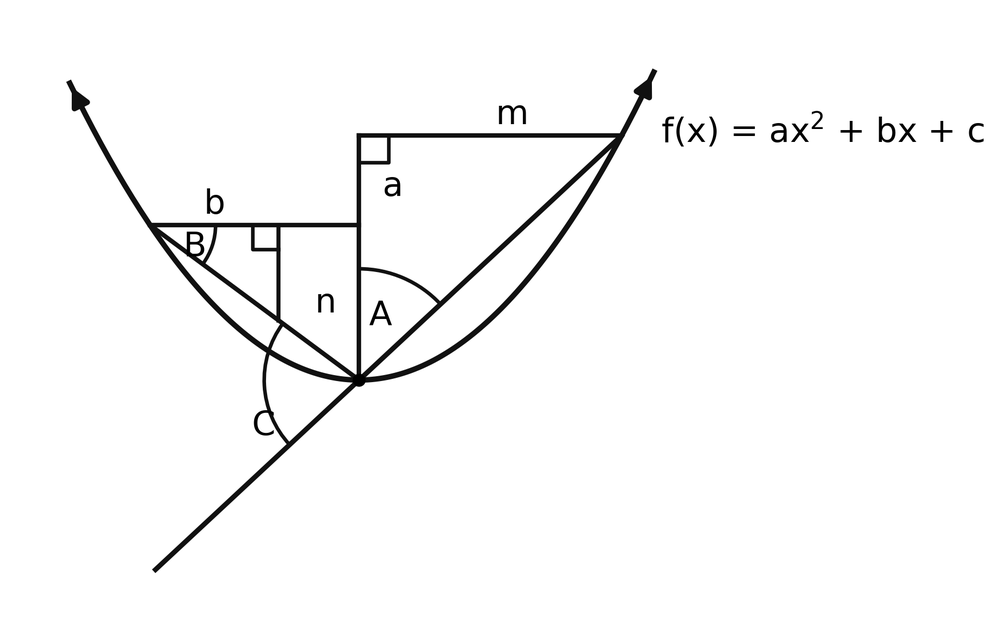
#> input picture image_to_svg_project/math_artwork.png, 1000 x 632 px, shrunk from 1853 x 1171 before the run
$ python -i cv_detector.py   (imports and definitions only)
#> lines starting #> are read from the running program, lines starting #| are printed output that depends on the picture; after the words box and inside, x2 and y2 are one past the last pixel; in counts of white or black regions, pixels touching at a corner belong together
"""
Computer Vision Feature Detector for Mathematical Diagrams using OpenCV.
"""

from __future__ import annotations
import cv2
import numpy as np
from typing import Dict, Any, List, Tuple


class CVFeatureDetector:
    """
    Analyzes reference diagram images using OpenCV to extract contours, lines,
    corner hubs, connected components, and potential text regions.
    """

    def __init__(self, image_path: str):
        self.image_path = image_path
        self.image = cv2.imread(image_path)
#> self.image is the input picture: shape (632, 1000, 3); min 0, max 255, mean 248.5
        if self.image is None:
            raise FileNotFoundError(f"Could not open or find the image: {image_path}")
        self.height, self.width = self.image.shape[:2]
#> self.height = 632; self.width = 1000
        self.gray = cv2.cvtColor(self.image, cv2.COLOR_BGR2GRAY)

    def analyze(self) -> Dict[str, Any]:
        """Runs the complete CV detection pipeline."""
        # 1. Binarization (Otsu's thresholding)
        _, thresh = cv2.threshold(self.gray, 0, 255, cv2.THRESH_BINARY_INV + cv2.THRESH_OTSU)
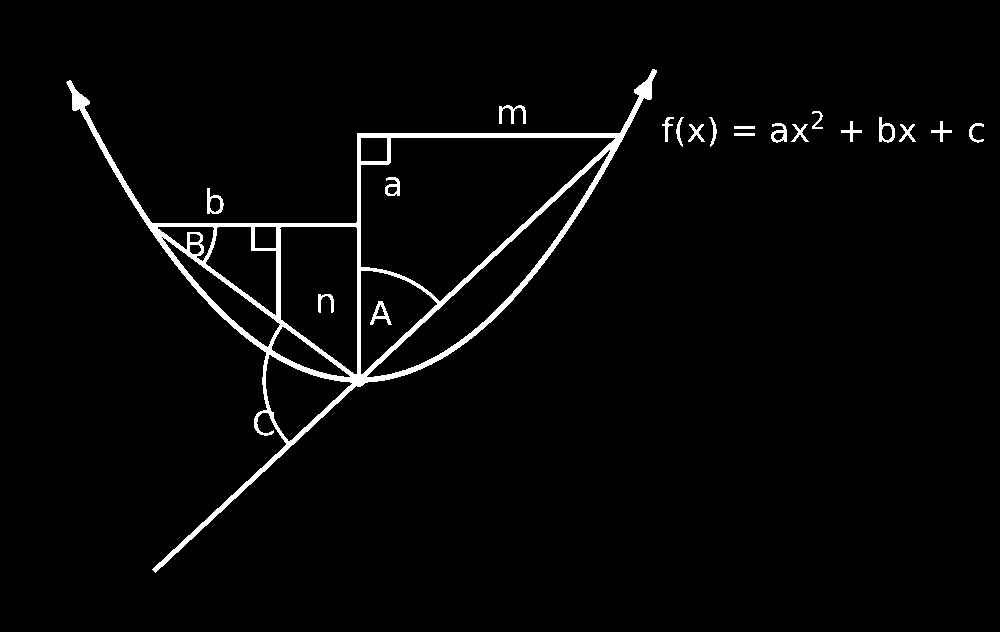
#> thresh: shape (632, 1000); 2.7% white; 20 white regions

        # 2. Extract Connected Components
        num_labels, labels, stats, centroids = cv2.connectedComponentsWithStats(thresh)
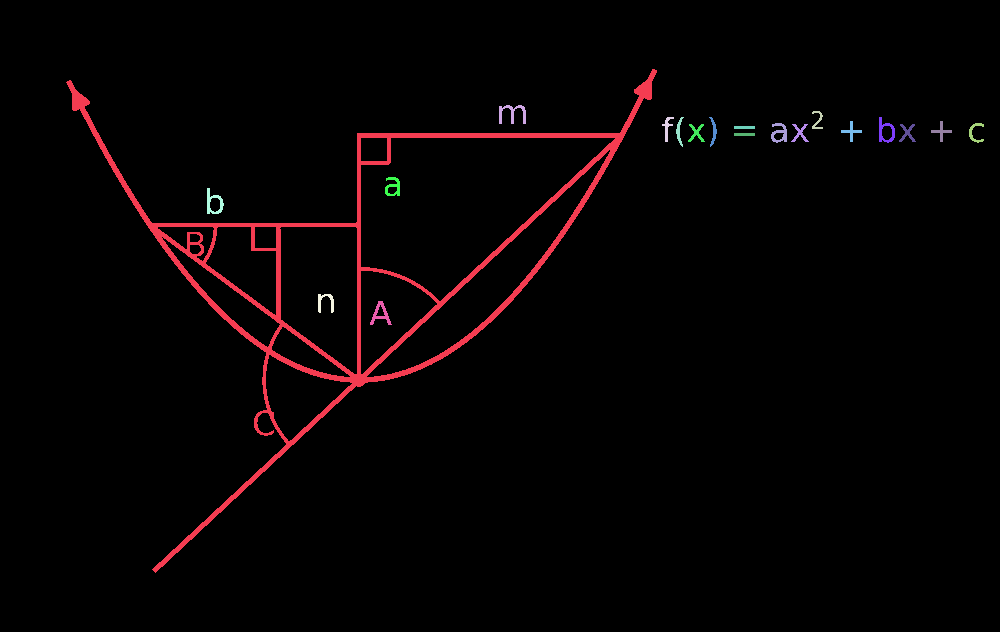
#> labels: shape (632, 1000) int32; 21 distinct labels, from 0 to 20; one colour per label, 0 black
#> num_labels = 21; stats = 21 rows, first 6: [0, 0, 1000, 632, 615050], [66, 69, 591, 504, 14511], [499, 105, 27, 19, 208], [812, 111, 11, 18, 80], [662, 117, 12, 25, 104], [676, 117, 8, 30, 92]; centroids = 21 rows, first 8: [502.3, 317.2], [353.7, 269.5], [511.8, 112.8], [817.2, 120], [666.9, 127], [678.9, 131], [713.1, 131.1], [885.3, 130.9]

        # 3. Find Contours
        contours, hierarchy = cv2.findContours(thresh, cv2.RETR_TREE, cv2.CHAIN_APPROX_SIMPLE)
#> contours = 39 contours, 1 with area under 20; largest, box (x1, y1, x2, y2) and area: (66, 69, 657, 573) 73622, (360, 137, 616, 302) 24874, (279, 226, 358, 375) 9350, (366, 149, 611, 378) 9100, (360, 270, 438, 375) 4570

        # 4. Detect Line segments via Hough Transform
        edges = cv2.Canny(self.gray, 50, 150, apertureSize=3)
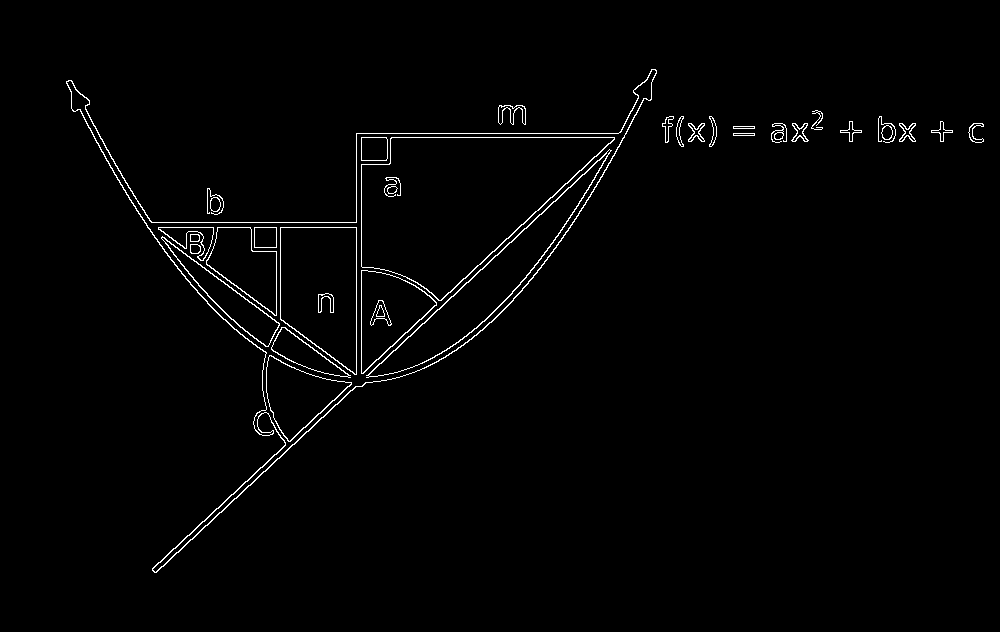
#> edges: shape (632, 1000); 1.4% white in thin lines or dots, all inside (x1, y1, x2, y2) = (66, 69, 984, 573)
        hough_lines = cv2.HoughLinesP(edges, 1, np.pi / 180, threshold=30, minLineLength=15, maxLineGap=8)
#> hough_lines = 134 rows, first 6: [368, 375, 606, 153], [152, 569, 351, 383], [356, 133, 626, 133], [771, 137, 805, 137], [366, 375, 609, 149], [356, 137, 624, 137]

        detected_lines = []
        if hough_lines is not None:
            for line in hough_lines:
                pts = line.reshape(-1)
                if len(pts) == 4:
                    x1, y1, x2, y2 = pts
                    detected_lines.append(((float(x1), float(y1)), (float(x2), float(y2))))
#> this loop made 134 passes
#> (x1, y1, x2, y2) on passes 1 to 12: (368, 375, 606, 153), (152, 569, 351, 383), (356, 133, 626, 133), (771, 137, 805, 137), (366, 375, 609, 149), (356, 137, 624, 137), (361, 373, 608, 143), (186, 247, 354, 374), (356, 374, 356, 134), (361, 372, 361, 138), (158, 227, 355, 227), (162, 237, 282, 327)
#> after the loop, detected_lines = 134 items

        # 5. Detect Strong Geometric Corners / Junctions
        corners = cv2.goodFeaturesToTrack(self.gray, maxCorners=50, qualityLevel=0.01, minDistance=10)
#> corners = 50 rows, first 8: [524, 123], [512, 123], [500, 123], [880, 117], [941, 121], [851, 121], [754, 127], [673, 117]
        corner_points = []
        if corners is not None:
            for c in corners:
                pts = c.reshape(-1)
                if len(pts) >= 2:
                    corner_points.append((float(pts[0]), float(pts[1])))
#> this loop made 50 passes
#> pts on passes 1 to 12: [524, 123], [512, 123], [500, 123], [880, 117], [941, 121], [851, 121], [754, 127], [673, 117], [696, 128], [907, 128], [931, 131], [941, 141]
#> after the loop, corner_points = 50 pairs, first value 208 to 983, second value 106 to 409

        # 6. Separate potential text bounding boxes from geometric curves
        text_regions = []
        curve_regions = []
        for i in range(1, num_labels):
            x, y, w, h, area = stats[i]
            if area < 10:  # Noise
                continue
            if area > (self.width * self.height * 0.05):  # Large curve
                curve_regions.append({"bbox": (x, y, w, h), "area": area, "centroid": (float(centroids[i][0]), float(centroids[i][1]))})
            else:
                text_regions.append({"bbox": (x, y, w, h), "area": area, "centroid": (float(centroids[i][0]), float(centroids[i][1]))})
#> this loop made 20 passes
#> (x, y, w, h, area) on passes 1 to 12: (66, 69, 591, 504, 14511), (499, 105, 27, 19, 208), (812, 111, 11, 18, 80), (662, 117, 12, 25, 104), (676, 117, 8, 30, 92), (709, 117, 8, 30, 93), (879, 117, 16, 26, 179), (841, 121, 21, 21, 117), (931, 121, 21, 21, 117), (771, 123, 16, 20, 170), (969, 123, 15, 20, 108), (688, 124, 17, 18, 125)
#> after the loop, curve_regions = []; text_regions = 20 items

        return {
            "image_size": (self.width, self.height),
            "num_components": int(num_labels),
            "detected_lines_count": len(detected_lines),
            "lines": detected_lines,
            "corners": corner_points,
            "text_regions": text_regions,
            "curve_regions": curve_regions,
        }

>>> result = CVFeatureDetector('../../image_to_svg_project/math_artwork.png').analyze()
#> result = 7 items
